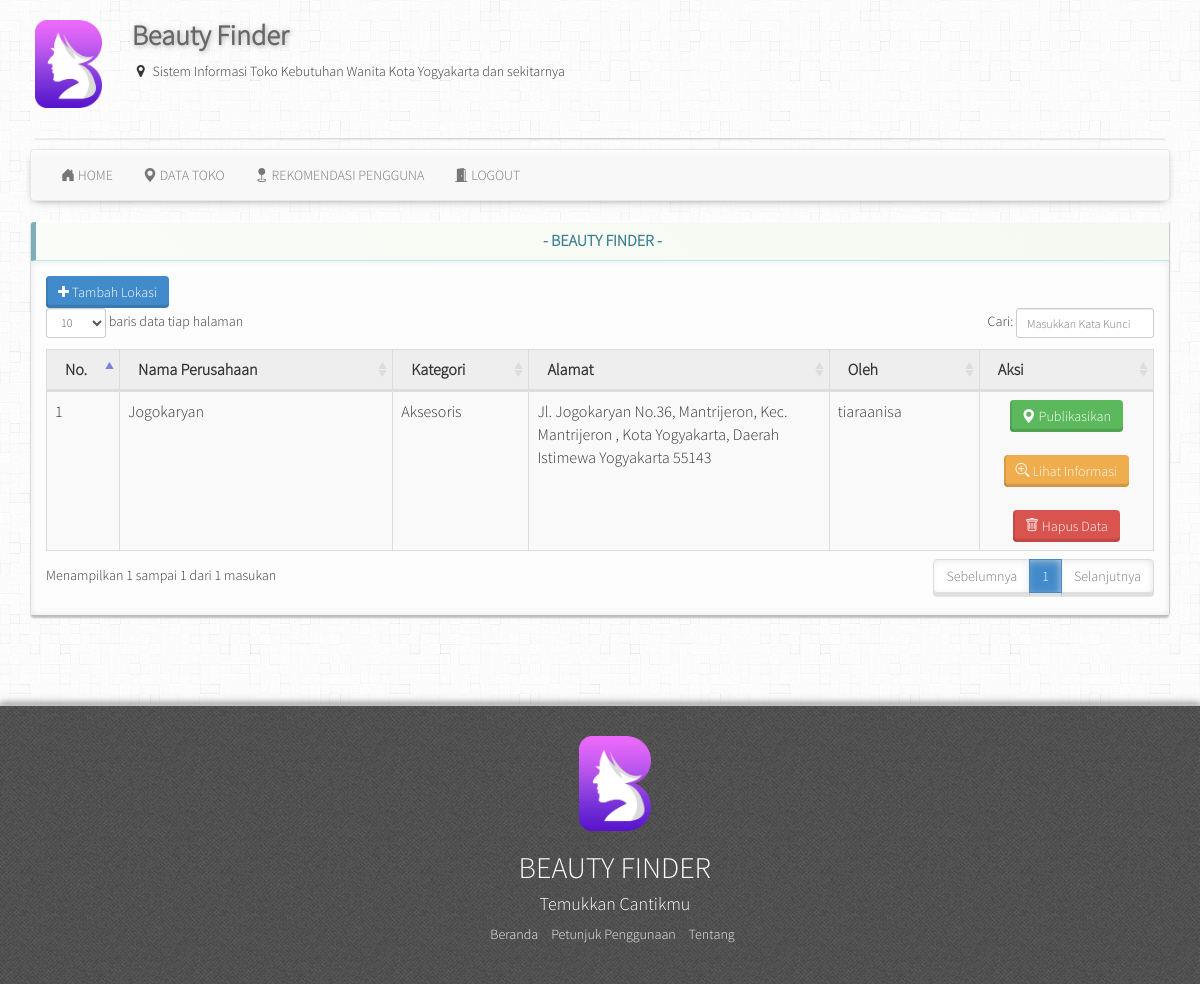
The app's page /admin/rekomendasi.php (signed in), older data.
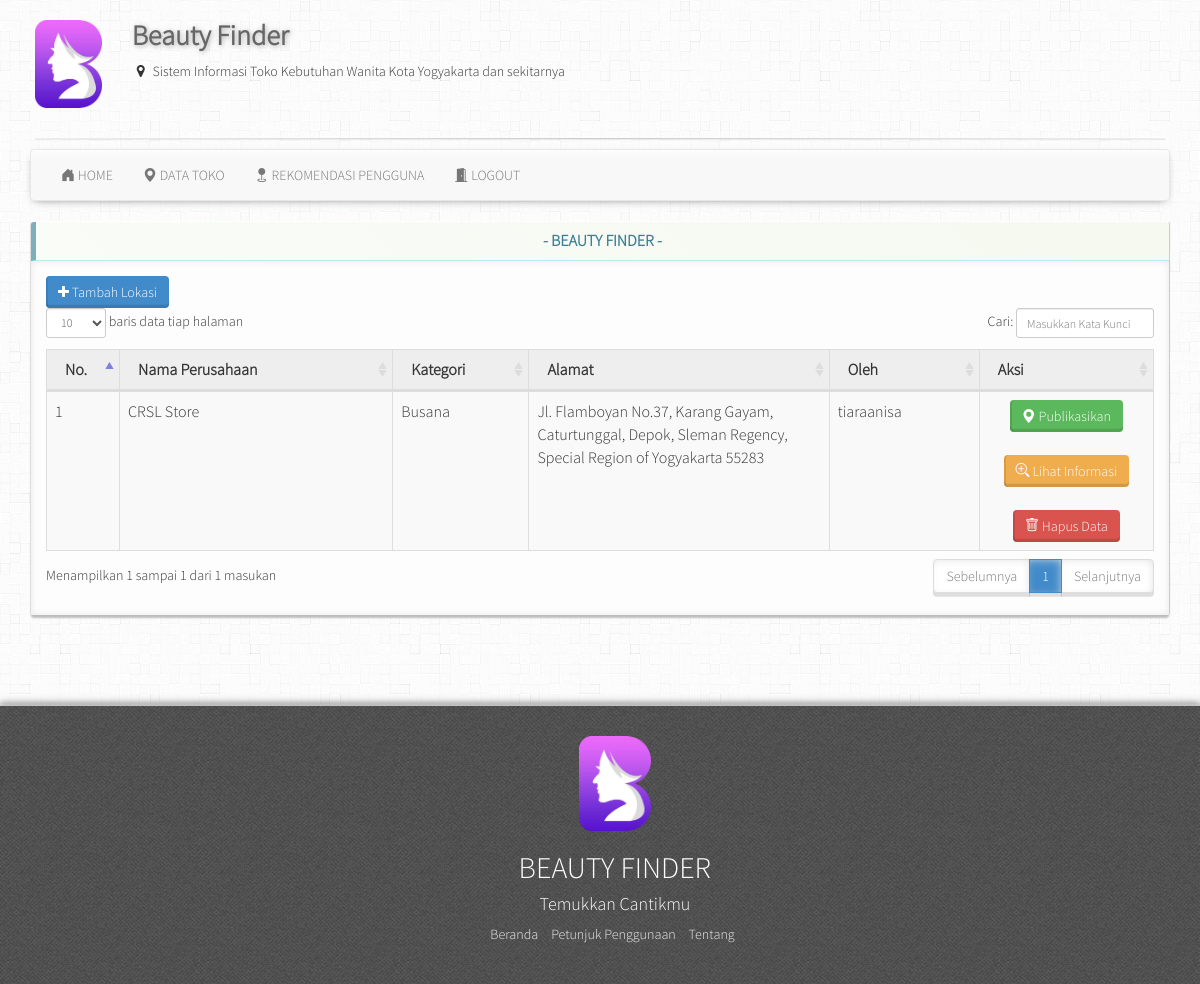
The same page, newer data.
### tables this page shows
CREATE TABLE `toko` (
  `id` int(11) NOT NULL AUTO_INCREMENT,
  `nama_toko` varchar(255) NOT NULL,
  `id_kategori` int(11) NOT NULL,
  `img` text DEFAULT NULL,
  `alamat` text NOT NULL,
  `latitude` varchar(50) NOT NULL,
  `longitude` varchar(50) NOT NULL,
  `username` varchar(100) NOT NULL,
  `verifikasi` enum('Ya','Tidak') NOT NULL,
  PRIMARY KEY (`id`)
);

CREATE TABLE `kategori` (
  `id_kategori` int(11) NOT NULL AUTO_INCREMENT,
  `nama_kategori` varchar(100) NOT NULL,
  `simbol` text DEFAULT NULL,
  PRIMARY KEY (`id_kategori`)
);

### admin/rekomendasi.php (the view, shortened to what this page needs)
<?php
include_once "koneksi.php";
$title = "BEAUTY FINDER";
include_once "header.php";
?>
<div class="row">
    <div class="col-md-12">
        <div class="panel panel-info panel-dashboard">
            <div class="panel-heading centered">
                <h2 class="panel-title"><strong> - <?php echo $title ?> - </strong></h2>
            </div>
            <div class="panel-body">
                <div class="btn-group">
                    <a href="data_add.php" rel="tooltip" data-placement="top" class="btn btn-primary">
                        <i class="fa fa-plus"></i> Tambah Lokasi</a>&nbsp;
                </div>
                <table class="table table-bordered table-striped table-admin">
                    <thead>
                        <tr>
                            <th width="5%">No.</th>
                            <th width="20%">Nama Perusahaan</th>
                            <th width="10%">Kategori</th>
                            <th width="22%">Alamat</th>
                            <th width="11%">Oleh</th>
                            <th width="12%">Aksi</th>
                        </tr>
                    </thead>
                    <tbody>
                        <?php
                        $data_toko = mysqli_query(
                            $conn,
                            "SELECT toko.id,toko.nama_toko,kategori.nama_kategori,toko.alamat,toko.username
              FROM toko INNER JOIN kategori ON toko.id_kategori = kategori.id_kategori WHERE verifikasi = 'Tidak'"
                        );
                        $no = 1;
                        if ($data_toko) {
                            while ($row = mysqli_fetch_array($data_toko)) {
                        ?>
                                <tr>
                                    <td><?php echo $no; ?></td>
                                    <td><?php echo $row['nama_toko']; ?></td>
                                    <td><?php echo $row['nama_kategori']; ?></td>
                                    <td><?php echo $row['alamat']; ?></td>
                                    <td><?php echo $row['username']; ?></td>
                                    <td align="center">
                                        <a href="data_konfirmasi.php?id=<?php echo $row['id']; ?>" class="btn btn-success">
                                            <i class="bi bi-geo-alt-fill"></i> Publikasikan</a>
                                        <br><br>
                                        <a href="data_edit.php?id=<?php echo $row['id']; ?>" class="btn btn-warning">
                                            <i class="bi bi-zoom-in"></i> Lihat Informasi</a>
                                        <br><br>
                                        <a href="data_delete.php?id=<?php echo $row['id']; ?>" class="btn btn-danger w-100">
                                            <i class="bi bi-trash"></i> Hapus Data</a>
                                    </td>
                                </tr>
                        <?php $no++;
                            }
                        }
                        ?>
                    </tbody>
                </table>
            </div>
        </div>
    </div>
</div>
</div>
<?php include_once "footer.php" ?>

### admin/header.php (shortened to what this page needs)
<!DOCTYPE html>
<html lang="en">
<head>
  <link href="css/bootstrap.min.css" rel="stylesheet">
  <link rel="stylesheet" href="css/font-awesome.min.css">
  <link href="css/style.css" rel="stylesheet">
  <link href="css/datatable-bootstrap.css" rel="stylesheet">
  <link rel="stylesheet" href="https://cdn.jsdelivr.net/npm/bootstrap-icons@1.8.1/font/bootstrap-icons.css">
</head>
<body>
  <div class="container">
    <div class="row">
      <div class="tengah">
        <div class="head-depan tengah">
          <div class="row">
            <div class="col-md-1">
              <img class="img-responsive margin-b10" src="img/beautyfinder.png" width="100" height="100" alt="Beauty Finder" />
            </div>
            <div class="col-md-11">
              <h1 class="judul-head">Beauty Finder</h1>
              <p><i class="fa fa-map-marker fa-fw"></i> Sistem Informasi Toko Kebutuhan Wanita Kota Yogyakarta dan sekitarnya</p>
            </div>
          </div>
          <hr class="hr1 margin-b-10" />
        </div>
      </div>
    </div>
  </div>
  <div class="container margin-b70">
    <nav class="navbar navbar-default navbar-utama" role="navigation">
      <div class="collapse navbar-collapse navbar-ex1-collapse">
        <ul class="nav navbar-nav">
          <li><a href="index.php"><i class="bi bi-house-door-fill"></i> HOME</a></li>
          <li><a href="data.php"><i class="bi bi-geo-alt-fill"></i> DATA TOKO</a></li>
          <li><a href="rekomendasi.php"><i class="bi bi-geo-fill"></i> REKOMENDASI PENGGUNA</a></li>
          <li>
            <a href="logout.php"><i class="bi bi-door-open-fill"></i> LOGOUT</a>
          </li>
        </ul>
      </div>
    </nav>

### admin/footer.php (shortened to what this page needs)
<div class="footer footer1">
      <div class="container">
        <div class="row">
          <div class="col-md-4 col-md-offset-4">
            <img src="img/beautyfinder.png" width="72"/>
            <h2 class="white">BEAUTY FINDER</h2>
          <h4 class="white">Temukkan Cantikmu</h4>
          <ul class="list-inline">
            <li><a href="" class="link-footer">Beranda</a></li>
            <li><a href="" class="link-footer">Petunjuk Penggunaan</a></li>
            <li><a href="" class="link-footer">Tentang</a></li>
          </ul>
          </div>
        </div>
      </div>
    </div>
  </body>
</html>

### admin/css/style.css (style rules this page uses)
body { background: url("../img/background.png"); font-family: sistem; }
.btn { border: 0; border-bottom: 0; border-left: 0; font-weight: '900'; box-shadow: inset 0 -3.2px rgba(0, 0, 0, 0.12), inset 2px 0 rgba(0, 0, 0, 0.1); outline: none; -webkit-outline: none; -o-outline: none; -moz-outline: none; }
.navbar-utama { box-shadow: 0px 3px 9px -5px #6D6D6D, 0px 7px 8px -5px #fff inset; }
.footer1 { background: url("../img/footer-bg.png"); padding: 30px; text-align: center; box-shadow: 0px -2px 4px #ccc, 0 -2px 8px 0px #666; }
.tengah { margin: 0 auto; }
.margin-b10 { margin-bottom: 10px; }
.margin-b-10 { margin-bottom: -10px; }
.margin-b70 { margin-bottom: 70px; }
.judul-head { margin-top: 0px; font-weight: bold; color: #666; text-shadow: 1px 1px 5px #aaa, -2px -2px 2px #fff; font-size: 28px; }
.head-depan { padding: 20px; min-height: 20px; }
.white { color: white; }
a.link-footer { color: #f0f0f0; text-decoration: none; }
.hr1 { border: 0; height: 1px; background: #333; background-image: -webkit-linear-gradient(left, #eee, #ccc, #eee); background-image: -moz-linear-gradient(left, #eee, #ccc, #eee); background-image: -ms-linear-gradient(left, #eee, #ccc, #eee); background-image: -o-linear-gradient(left, #eee, #ccc, #eee); box-shadow: 0px -1px 3px #fff, 0px 1px 1px rgba(0, 0, 0, 0.1); }
.centered { width: 100%; text-align: center; }
.table-admin { background: #eee; font-size: 16px; }
.panel-dashboard { border-top: 1px solid #fff; border-left: 1px solid #ddd; border-right: 1px solid #ccc; border-bottom: 1px solid #bbb; box-shadow: 0px 3px 2px -1px #BEBEBE; }
.panel-dashboard>.panel-heading { border-left: 5px solid #7DAFBB; color: #3C7E92; font-weight: bold; background: #f9fcf7; background: -moz-linear-gradient(45deg, #f9fcf7 0%, #f5f9f0 100%); background: -webkit-gradient(linear, left bottom, right top, color-stop(0%, #f9fcf7), color-stop(100%, #f5f9f0)); background: -webkit-linear-gradient(45deg, #f9fcf7 0%, #f5f9f0 100%); background: -o-linear-gradient(45deg, #f9fcf7 0%, #f5f9f0 100%); background: -ms-linear-gradient(45deg, #f9fcf7 0%, #f5f9f0 100%); background: linear-gradient(45deg, #f9fcf7 0%, #f5f9f0 100%); filter: progid:DXImageTransform.Microsoft.gradient( startColorstr='#f9fcf7', endColorstr='#f5f9f0', GradientType=1 ); }
.panel-dashboard>.panel-body { background: #fdfdfd; box-shadow: 0px 0px 10px -2px #ddd inset; }

Row changes from the older to the newer data that the page shows:
removed toko: nama_toko "Jogokaryan", id_kategori.nama_kategori "Aksesoris", alamat "Jl. Jogokaryan No.36, Mantrijeron, Kec. Mantrijeron , Kota Yogyakarta, Daerah Istimewa Yogyakarta 55143", username "tiaraanisa"
now on this page (row edited): toko: nama_toko "CRSL Store", id_kategori.nama_kategori "Busana", alamat "Jl. Flamboyan No.37, Karang Gayam, Caturtunggal, Depok, Sleman Regency, Special Region of Yogyakarta 55283", username "tiaraanisa"
